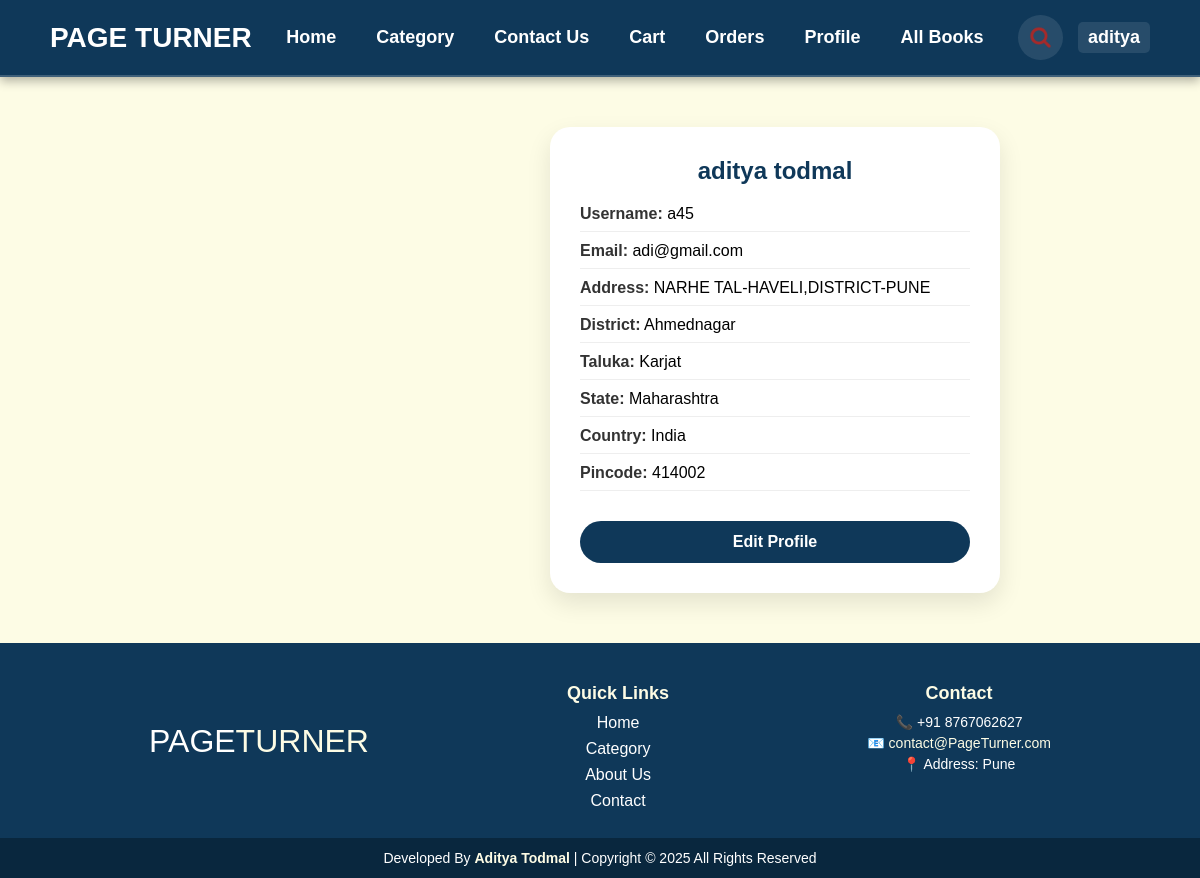
The page /profile.php (signed in) on the database its author committed.
### tables this page shows
CREATE TABLE `users_info` (
  `Id` int(100) NOT NULL,
  `name` varchar(20) NOT NULL,
  `surname` varchar(20) NOT NULL,
  `username` varchar(30) NOT NULL,
  `email` varchar(20) NOT NULL,
  `password` varchar(20) NOT NULL,
  `user_type` varchar(20) NOT NULL DEFAULT 'user',
  `address` varchar(255) NOT NULL,
  `district` varchar(100) DEFAULT NULL,
  `taluka` varchar(100) DEFAULT NULL,
  `state` varchar(100) NOT NULL,
  `country` varchar(100) NOT NULL DEFAULT 'India',
  `pincode` varchar(10) NOT NULL
);

### profile.php (the view, shortened to what this page needs)
<?php
include 'config.php';
$user_id = $_SESSION['user_id'];
$stmt = $conn->prepare("SELECT * FROM users_info WHERE Id = ?");
$stmt->bind_param("i", $user_id);
$stmt->execute();
$result = $stmt->get_result();
if ($result->num_rows > 0) {
    $user = $result->fetch_assoc();
} else {
    die("User not found!");
}
?>
<!DOCTYPE html>
<html lang="en">
<head>
</head>
<body>
<?php include 'index_header.php' ?>
<div class="profile-card">
    <h2><?= htmlspecialchars($user['name']) . " " . htmlspecialchars($user['surname']) ?></h2>
    <div class="details">
        <p><span>Username:</span> <?= htmlspecialchars($user['username']) ?></p>
        <p><span>Email:</span> <?= htmlspecialchars($user['email']) ?></p>
        <p><span>Address:</span> <?= htmlspecialchars($user['address']) ?></p>
        <p><span>District:</span> <?= htmlspecialchars($user['district']) ?></p>
        <p><span>Taluka:</span> <?= htmlspecialchars($user['taluka']) ?></p>
        <p><span>State:</span> <?= htmlspecialchars($user['state']) ?></p>
        <p><span>Country:</span> <?= htmlspecialchars($user['country']) ?></p>
        <p><span>Pincode:</span> <?= htmlspecialchars($user['pincode']) ?></p>
    </div>
    <button class="edit-btn" onclick="window.location.href='update_user_info.php'">Edit Profile</button>
</div>
<?php include 'index_footer.php' ?>
</body>
</html>

### profile.php (style rules this page uses)
* { margin: 0; padding: 0; box-sizing: border-box; font-family: 'Segoe UI', Tahoma, Geneva, Verdana, sans-serif; }
body { justify-content: center; align-items: center; background: #fdfce5; }
.profile-card { background: white; width: 100%; max-width: 450px; padding: 30px; text-align: center; border-radius: 20px; box-shadow: 0 10px 25px rgba(0, 0, 0, 0.1); margin: 50px 0 50px 550px; }
h2 { color: #0f3859; margin-bottom: 20px; }
.details { text-align: left; }
.details p { font-size: 16px; margin: 10px 0; padding-bottom: 8px; border-bottom: 1px solid #eee; }
.details p span { font-weight: bold; color: #333; }
.edit-btn { width: 100%; padding: 12px; margin-top: 20px; background: #0f3859; color: white; border: none; border-radius: 25px; font-size: 16px; font-weight: bold; cursor: pointer; transition: transform 0.3s, background 0.3s; }

### index_header.php (style rules this page uses)
* { text-decoration: none; margin: 0; padding: 0; box-sizing: border-box; font-family: 'Poppins', sans-serif; }

### rows shown on the page
users_info: name "aditya", surname "todmal", username "a45", email "adi@gmail.com", address "NARHE TAL-HAVELI,DISTRICT-PUNE", district "Ahmednagar", taluka "Karjat", state "Maharashtra", country "India", pincode "414002"

### other values the page prints
$_SESSION['user_name'] "aditya"
